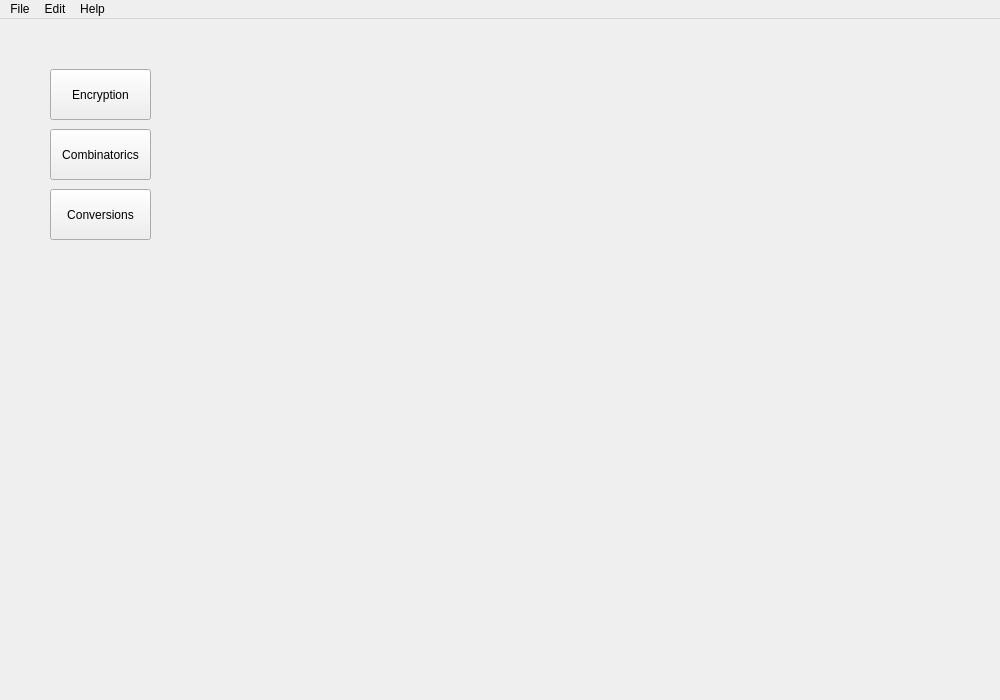
<?xml version="1.0" encoding="UTF-8"?>
<ui version="4.0">
 <class>HomeWindow</class>
 <widget class="QMainWindow" name="HomeWindow">
  <property name="geometry">
   <rect>
    <x>0</x>
    <y>0</y>
    <width>1000</width>
    <height>700</height>
   </rect>
  </property>
  <property name="windowTitle">
   <string>HomeWindow</string>
  </property>
  <widget class="QWidget" name="centralWidget">
   <widget class="QPushButton" name="Home_Encryption_Button">
    <property name="geometry">
     <rect>
      <x>50</x>
      <y>50</y>
      <width>101</width>
      <height>51</height>
     </rect>
    </property>
    <property name="text">
     <string>Encryption</string>
    </property>
   </widget>
   <widget class="QPushButton" name="Home_Combinatorics_Button">
    <property name="geometry">
     <rect>
      <x>50</x>
      <y>110</y>
      <width>101</width>
      <height>51</height>
     </rect>
    </property>
    <property name="text">
     <string>Combinatorics</string>
    </property>
   </widget>
   <widget class="QPushButton" name="Home_Conversions_Button">
    <property name="geometry">
     <rect>
      <x>50</x>
      <y>170</y>
      <width>101</width>
      <height>51</height>
     </rect>
    </property>
    <property name="text">
     <string>Conversions</string>
    </property>
   </widget>
  </widget>
  <widget class="QMenuBar" name="menuBar">
   <property name="geometry">
    <rect>
     <x>0</x>
     <y>0</y>
     <width>1000</width>
     <height>21</height>
    </rect>
   </property>
   <widget class="QMenu" name="menuFile">
    <property name="title">
     <string>File</string>
    </property>
    <addaction name="actionHome"/>
    <addaction name="separator"/>
    <addaction name="actionExit"/>
   </widget>
   <widget class="QMenu" name="menuEdit">
    <property name="title">
     <string>Edit</string>
    </property>
   </widget>
   <widget class="QMenu" name="menuHelp">
    <property name="title">
     <string>Help</string>
    </property>
   </widget>
   <addaction name="menuFile"/>
   <addaction name="menuEdit"/>
   <addaction name="menuHelp"/>
  </widget>
  <action name="actionHome">
   <property name="text">
    <string>Home</string>
   </property>
  </action>
  <action name="actionExit">
   <property name="text">
    <string>Exit</string>
   </property>
  </action>
 </widget>
 <layoutdefault spacing="6" margin="11"/>
 <resources/>
 <connections/>
</ui>
